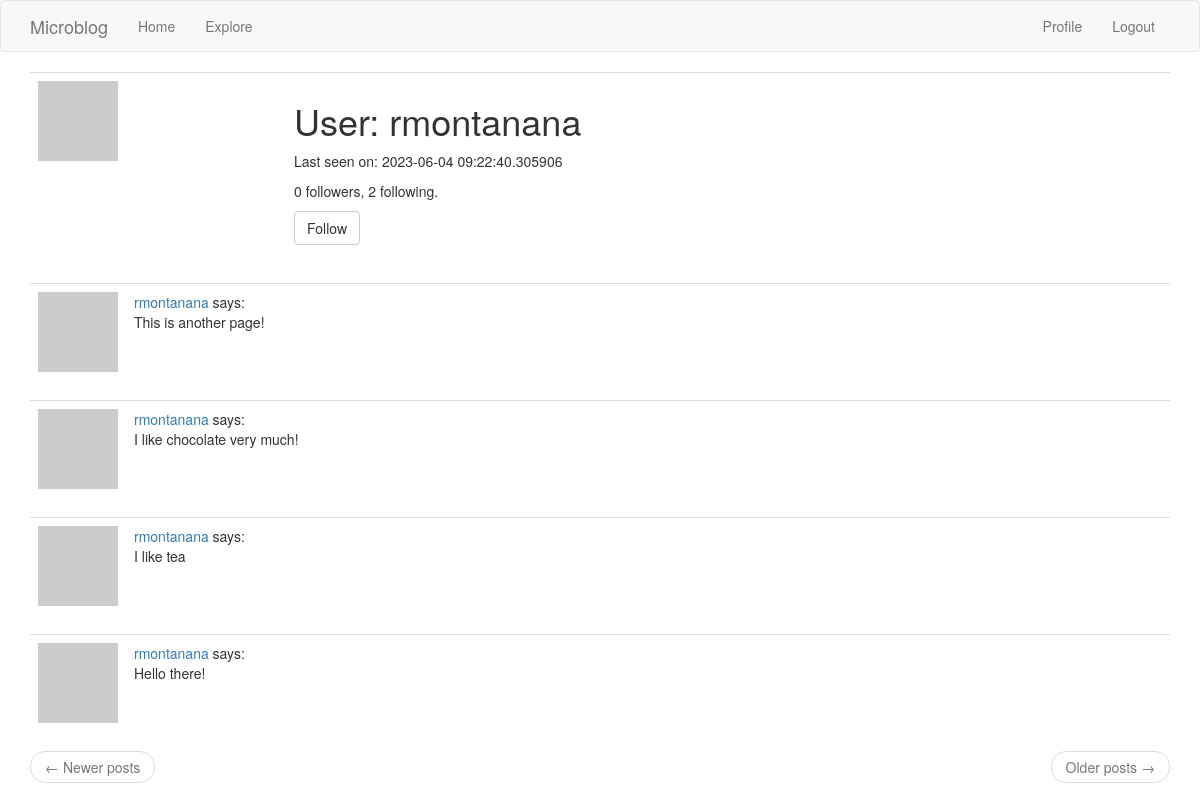
The app's page /user/rmontanana (signed in) with its own data.
### app/models.py (models this page shows, shortened)
class User(UserMixin, db.Model):
    id = db.Column(db.Integer, primary_key=True)
    username = db.Column(db.String(64), index=True, unique=True)
    email = db.Column(db.String(120), index=True, unique=True)
    password_hash = db.Column(db.String(128))
    posts = db.relationship("Post", backref="author", lazy="dynamic")
    about_me = db.Column(db.String(140))
    last_seen = db.Column(db.DateTime, default=datetime.utcnow)
    followed = db.relationship(
        "User",
        secondary=followers,
        primaryjoin=(followers.c.follower_id == id),
        secondaryjoin=(followers.c.followed_id == id),
        backref=db.backref("followers", lazy="dynamic"),
        lazy="dynamic",
    )
    def avatar(self, size):
        digest = md5(self.email.lower().encode("utf-8")).hexdigest()
        return "https://www.gravatar.com/avatar/{}?d=identicon&s={}".format(
            digest, size
        )
    def is_following(self, user):
        return (
            self.followed.filter(followers.c.followed_id == user.id).count()
            > 0
        )

class Post(db.Model):
    id = db.Column(db.Integer, primary_key=True)
    body = db.Column(db.String(140))
    timestamp = db.Column(db.DateTime, index=True, default=datetime.utcnow)
    user_id = db.Column(db.Integer, db.ForeignKey("user.id"))

### app/routes.py (the view)
@app.route("/user/<username>")
@login_required
def user(username):
    user = User.query.filter_by(username=username).first_or_404()
    page = request.args.get("page", 1, type=int)
    posts = user.posts.order_by(Post.timestamp.desc()).paginate(
        page=page, per_page=app.config["POSTS_PER_PAGE"], error_out=False
    )
    next_url = (
        url_for("user", username=user.username, page=posts.next_num)
        if posts.has_next
        else None
    )
    prev_url = (
        url_for("user", username=user.username, page=posts.prev_num)
        if posts.has_prev
        else None
    )
    form = EmptyForm()
    return render_template(
        "user.html",
        user=user,
        posts=posts.items,
        next_url=next_url,
        prev_url=prev_url,
        form=form,
    )

### app/forms.py
class EmptyForm(FlaskForm):
    submit = SubmitField("Submit")

### app/models.py (called while the page is built)
@login.user_loader
def load_user(id):
    return User.query.get(int(id))

### app/routes.py (called while the page is built)
@app.before_request
def before_request():
    if current_user.is_authenticated:
        current_user.last_seen = datetime.utcnow()
        db.session.commit()

### app/templates/user.html (shortened to what this page needs)
{% extends "base.html" %}
{% block app_content %}
    <table class="table table-hover">
        <tr>
            <td width="256px"><img src="{{ user.avatar(256) }}"></td>
            <td>
                <h1>User: {{ user.username }}</h1>
                {% if user.last_seen %}<p>Last seen on: {{ user.last_seen }}</p>{% endif %}
                <p>{{ user.followers.count() }} followers, {{ user.followed.count() }} following.</p>
                {% if user == current_user %}
                <p><a href="{{ url_for('edit_profile') }}">Edit your profile</a></p>
                {% elif not current_user.is_following(user) %}
                <p>
                    <form action="{{ url_for('follow', username=user.username) }}" method="post">
                        {{ form.submit(value='Follow', class_='btn btn-default') }}
                    </form>
                </p>
                {% endif %}
            </td>
        </tr>
    </table>
    {% for post in posts %}
        {% include '_post.html' %}
    {% endfor %}
    <nav aria-label="...">
        <ul class="pager">
            <li class="previous{% if not prev_url %} disabled{% endif %}">
                <a href="{{ prev_url or '#' }}">
                    <span aria-hidden="true">&larr;</span> Newer posts
                </a>
            </li>
            <li class="next{% if not next_url %} disabled{% endif %}">
                <a href="{{ next_url or '#' }}">
                    Older posts <span aria-hidden="true">&rarr;</span>
                </a>
            </li>
        </ul>
    </nav>
{% endblock %}

### app/templates/_post.html
<table class="table table-hover">
  <tr>
      <td width="70px">
          <a href="{{ url_for('user', username=post.author.username) }}">
              <img src="{{ post.author.avatar(70) }}" />
          </a>
      </td>
      <td>
          <a href="{{ url_for('user', username=post.author.username) }}">
              {{ post.author.username }}
          </a>
          says:
          <br>
          {{ post.body }}
      </td>
  </tr>
</table>

### records on screen
User: username "rmontanana", last_seen "2023-06-04 09:22:40.305906"
Post: author.username "rmontanana", body "This is another page!"
Post: author.username "rmontanana", body "I like chocolate very much!"
Post: author.username "rmontanana", body "I like tea"
Post: author.username "rmontanana", body "Hello there!"

### other values on screen
{{ user.followers.count() }} "0"
{{ user.followed.count() }} "2"
